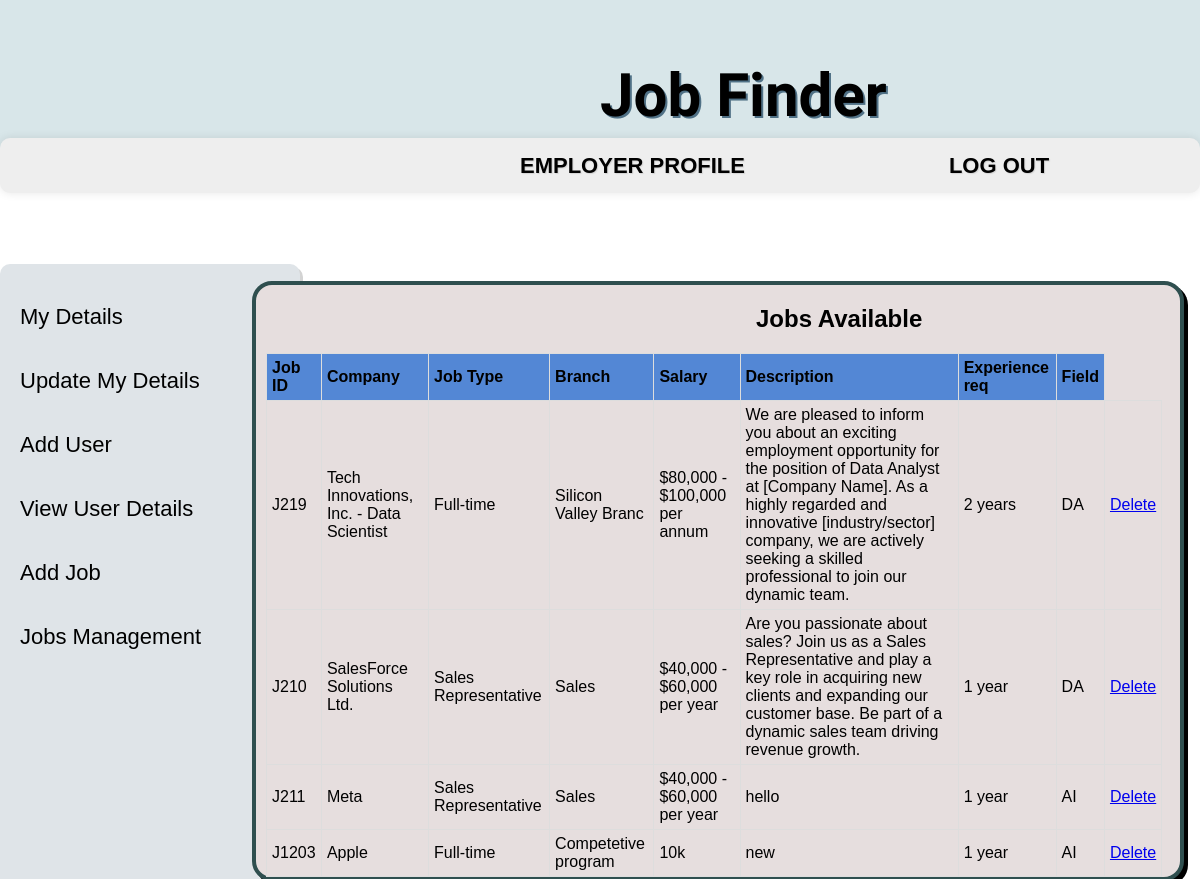
The app's page /eman.php (signed in) with its own data.
### tables this page shows
CREATE TABLE `jobs` (
  `company` varchar(50) NOT NULL,
  `job_type` varchar(50) NOT NULL,
  `branch` varchar(20) NOT NULL,
  `salary` varchar(30) NOT NULL,
  `description` varchar(300) NOT NULL,
  `jexp` varchar(30) NOT NULL,
  `jfield` varchar(100) NOT NULL,
  `jobid` varchar(30) NOT NULL
);

### eman.php (the view, shortened to what this page needs)
<!DOCTYPE html>
<html lang="en">
<head>
    <link rel="stylesheet" href="index.css">
</head>
<body>
     <div class="top">
        <p class="heading">Job Finder</p>
    </div>
    <div class="navbar">
        <a href="emppage.php" class="ah" style = "margin-left:500px;">EMPLOYER PROFILE</a>
        <a href="logout.php" class="ah">LOG OUT</a>
    </div>
    <div class="side">
        <a href="curemp.php" class="b">My Details</a>
        <br>
        <a href="updemp.php" class="b">Update My Details</a>
        <br>
        <a href="eaddus.php" class="b">Add User</a>
        <br>
        <a href="eview.php" class="b">View User Details</a>
        <br>
        <a href="eaddjob.php" class="b">Add Job</a>
        <br>
        <a href="manage.php" class="b">Jobs Management</a>
    </div>
    <div class="etab">
        <table class="tab">
            <h2 style="margin-left: 500px">Jobs Available</h2>
        <tr>
            <th>Job ID</th>
            <th>Company</th>
            <th>Job Type</th>
            <th>Branch</th>
            <th>Salary</th>
            <th>Description</th>
            <th>Experience req</th>
            <th>Field</th>
        </tr>
        <?php
        $db_user = "root";
        $db_password = "";
        $db_name = "addemps";
        $conn = new mysqli("localhost", $db_user, $db_password, $db_name);
        $sql = "SELECT * FROM jobs";
        $result = $conn->query($sql);
        if ($result->num_rows > 0) {
            while($row = $result->fetch_assoc()) {
                echo "<tr>";
                echo "<td>" . $row['jobid'] . "</td>";
                echo "<td>" . $row['company'] . "</td>";
                echo "<td>" . $row['job_type'] . "</td>";
                echo "<td>" . $row['branch'] . "</td>";
                echo "<td>" . $row['salary'] . "</td>";
                echo "<td>" . $row['description'] . "</td>";
                echo "<td>" . $row['jexp'] . "</td>";
                echo "<td>" . $row['jfield'] . "</td>";
                echo "<td><a href='edeljob.php?jobid=" . $row["jobid"] . "'>Delete</a></td>";
                echo "</tr>";
            }
        }
        ?>
    </table>
    </div>
</body>
</html>

### index.css (style rules this page uses)
.top { width: 100%; height: 150px; background-color: rgb(216, 230, 233); position: fixed; top: 0; left: 0; z-index: 1; display: flex; box-shadow: 0 0 10px rgba(0, 0, 0, 0.1); }
.heading { padding-left: 600px; font-size: 60px; font-family: "Comfortaa", sans-serif; font-weight: 700; text-shadow: 2px 2px rgb(80, 113, 134); }
.navbar { height: 40px; width: 100%; position: fixed; padding-top: 15px; left: 0; background-color: rgb(238, 238, 238); margin-top: 130px; border-radius: 10px; z-index: 1; border: none; box-shadow: 0 0 10px rgba(0, 0, 0, 0.1); }
.ah { text-decoration: none; font-family: "Trebuchet MS", "Lucida Sans Unicode", "Lucida Grande", "Lucida Sans", Arial, sans-serif; margin-left: 160px; color: black; text-shadow: 1px 1px 1px lightgrey; font-weight: 700; font-size: 22px; padding: 10px; padding-left: 20px; padding-right: 20px; }
.side { height: 100%; width: 300px; position: fixed; top: 30%; left: 0; background-color: #dfe4e8; overflow-x: hidden; padding-top: 30px; box-shadow: 3px 3px lightgrey; border-radius: 10px; }
.b { text-decoration: none; font-family: "Trebuchet MS", "Lucida Sans Unicode", "Lucida Grande", "Lucida Sans", Arial, sans-serif; }
.side .b { padding: 10px 20px; text-decoration: none; font-size: 22px; color: black; display: block; }
.etab { position: absolute; top: 32%; left: 21%; background-color: rgb(230, 222, 222); border: 4px solid darkslategrey; width: 77%; border-radius: 20px; box-shadow: 4px 4px black; font-family: Verdana, Geneva, Tahoma, sans-serif; }
.tab { border-collapse: collapse; width: 100%; max-width: 97%; margin-top: 10px; margin-left: 10px; margin-right: 20px; padding: 20px; }
.etab .tab th, td { border: 1px solid #dddddd; text-align: left; padding: 5px; }
.tab th { background-color: rgb(83, 135, 213); }

### records on screen
jobs: jobid "J219", company "Tech Innovations, Inc. - Data Scientist", job_type "Full-time", branch "Silicon Valley Branc", salary "$80,000 - $100,000 per annum", description "We are pleased to inform you about an exciting employment opportunity for the position of Data Analyst at [Company Name]. As a highly regarded and innovative [industry/sector] company, we are actively seeking a skilled professional to join our dynamic team.", jexp "2 years", jfield "DA"
jobs: jobid "J210", company "SalesForce Solutions Ltd.", job_type "Sales Representative", branch "Sales", salary "$40,000 - $60,000 per year", description "Are you passionate about sales? Join us as a Sales Representative and play a key role in acquiring new clients and expanding our customer base. Be part of a dynamic sales team driving revenue growth.", jexp "1 year", jfield "DA"
jobs: jobid "J211", company "Meta", job_type "Sales Representative", branch "Sales", salary "$40,000 - $60,000 per year", description "hello", jexp "1 year", jfield "AI"
jobs: jobid "J1203", company "Apple", job_type "Full-time", branch "Competetive program", salary "10k", description "new", jexp "1 year", jfield "AI"
